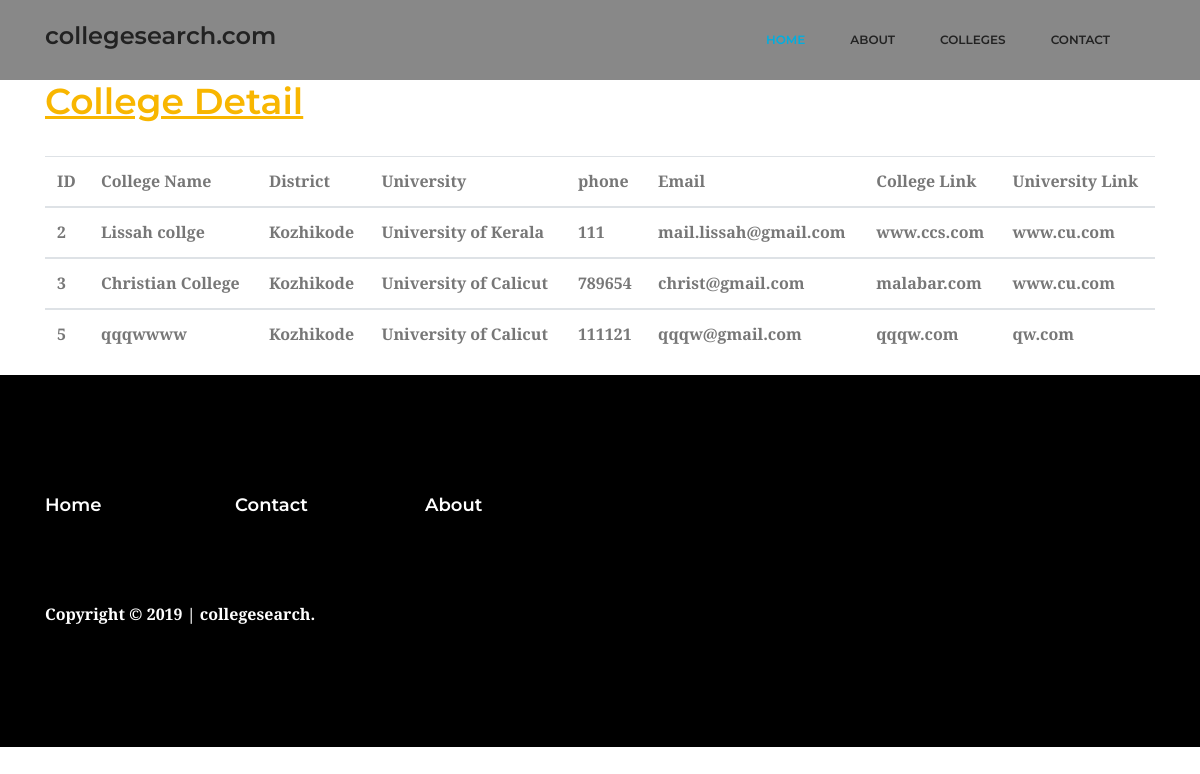
/collegelist.php, run on the app's committed database.
### tables this page shows
CREATE TABLE IF NOT EXISTS `college` (
  `id` int(50) NOT NULL AUTO_INCREMENT,
  `college_name` varchar(100) NOT NULL,
  `District` varchar(50) NOT NULL,
  `University` varchar(100) NOT NULL,
  `phone` varchar(25) NOT NULL,
  `email` varchar(100) NOT NULL,
  `weblink` varchar(100) NOT NULL,
  `university_link` varchar(100) NOT NULL,
  `Password` varchar(100) NOT NULL,
  PRIMARY KEY (`id`),
  UNIQUE KEY `college_name` (`college_name`),
  UNIQUE KEY `weblink` (`weblink`),
  UNIQUE KEY `id` (`id`),
  UNIQUE KEY `phone` (`phone`) USING BTREE,
  UNIQUE KEY `email` (`email`) USING BTREE,
  KEY `District` (`District`) USING BTREE,
  KEY `university_link` (`university_link`) USING BTREE,
  KEY `University` (`University`) USING BTREE
);

### collegelist.php (the view, shortened to what this page needs)
<!doctype html>
<html lang="en">
<head>
	<link rel="stylesheet" href="css/bootstrap.css">
	<link rel="stylesheet" href="vendors/linericon/style.css">
	<link rel="stylesheet" href="css/font-awesome.min.css">
	<link rel="stylesheet" href="vendors/owl-carousel/owl.carousel.min.css">
	<link rel="stylesheet" href="vendors/lightbox/simpleLightbox.css">
	<link rel="stylesheet" href="vendors/nice-select/css/nice-select.css">
	<link rel="stylesheet" href="vendors/animate-css/animate.css">
	<link rel="stylesheet" href="css/style.css">
</head>
<body>
	<header class="header_area">
		<div class="main_menu">
			<nav style="background-color: #888888;" class="navbar navbar-expand-lg navbar-light">
				<div class="container">
                    <a class="navbar-brand logo_h" href="index.php"><h3>collegesearch.com</h3></a>
					<div class="collapse navbar-collapse offset" id="navbarSupportedContent">
						<ul class="nav navbar-nav menu_nav ml-auto">
							<li class="nav-item active"><a class="nav-link" href="index.php">Home</a></li>
							<li class="nav-item"><a class="nav-link" href="about.php">About</a></li>
							<li class="nav-item"><a class="nav-link" href="collegelist.php">Colleges</a></li>
							<li class="nav-item"><a class="nav-link" href="contact.php">Contact</a></li>
						</ul>
					</div>
				</div>
			</nav>
		</div>
	</header>
<div class="container">
  <h1><u>College Detail</u></h1><br>
        <?php
        $conn=  mysqli_connect("localhost", "root", "12345", "collegelist");
            $conn=  mysqli_query($conn, "select * from college");
        ?>
          <table class="table table-condensed">
            <thead>
              <tr>
                <th>ID</th>
                <th>College Name</th>
                <th>District</th>
                <th>University</th>
                <th>phone</th>
                <th>Email</th>
                <th>College Link</th>
                <th>University Link</th>
              </tr>
            </thead>
            <?php
             while($row=  mysqli_fetch_array($conn))
             {
            ?>
            <tbody>
             <tr>
                <td><?php echo $row['id']; ?></td>
                <td><?php echo $row['college_name']; ?></td>
                <td><?php echo $row['District']; ?></td>
                <td><?php echo $row['University']; ?></td>
                <td><?php echo $row['phone'] ;?></td>
                <td><?php echo $row['email']; ?></td>
                <td><?php echo $row['weblink']; ?></td>
                <td><?php echo $row['university_link'] ;?></td>
            <?php
             }
            ?>
        </tbody>
    </table>
</div>
<footer class="footer-area section_gap">
		<div class="container">
			<div class="row">
				<div class="col-lg-2 col-md-6 single-footer-widget">
					<a href="index.php"><h4>Home </h4></a>
				</div>
				<div class="col-lg-2 col-md-6 single-footer-widget">
					<a href="contact.php"><h4>Contact </h4></a>
				</div>
				<div class="col-lg-2 col-md-6 single-footer-widget">
					<a href="about.php"><h4>About </h4></a>
				</div>
			</div>
			<div class="row footer-bottom d-flex justify-content-between">
				<p class="col-lg-8 col-sm-12 footer-text m-0 text-white">Copyright © 2019  |  collegesearch.
			</div>
		</div>
	</footer>
</body>
</html>

### data on the page
college: id "2", college_name "Lissah collge", District "Kozhikode", University "University of Kerala", phone "111", email "mail.lissah@gmail.com", weblink "www.ccs.com", university_link "www.cu.com"
college: id "3", college_name "Christian College", District "Kozhikode", University "University of Calicut", phone "789654", email "christ@gmail.com", weblink "malabar.com", university_link "www.cu.com"
college: id "5", college_name "qqqwwww", District "Kozhikode", University "University of Calicut", phone "111121", email "qqqw@gmail.com", weblink "qqqw.com", university_link "qw.com"
